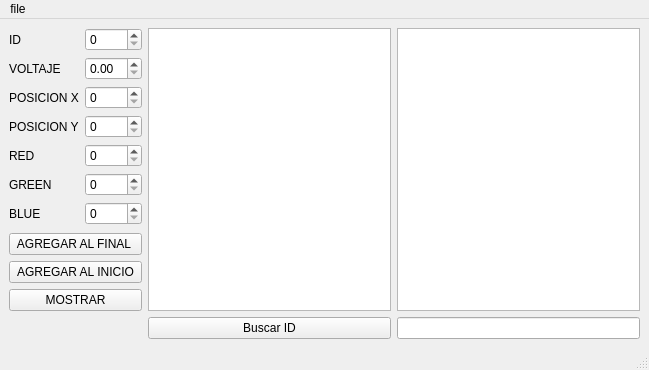
<?xml version="1.0" encoding="UTF-8"?>
<ui version="4.0">
 <class>MainWindow</class>
 <widget class="QMainWindow" name="MainWindow">
  <property name="geometry">
   <rect>
    <x>0</x>
    <y>0</y>
    <width>649</width>
    <height>370</height>
   </rect>
  </property>
  <property name="windowTitle">
   <string>MainWindow</string>
  </property>
  <widget class="QWidget" name="centralwidget">
   <layout class="QGridLayout" name="gridLayout">
    <item row="0" column="1">
     <widget class="QPlainTextEdit" name="seeBox"/>
    </item>
    <item row="0" column="0">
     <layout class="QVBoxLayout" name="verticalLayout_4">
      <item>
       <layout class="QFormLayout" name="formLayout">
        <item row="0" column="0">
         <layout class="QVBoxLayout" name="verticalLayout">
          <item>
           <widget class="QLabel" name="label">
            <property name="text">
             <string>ID</string>
            </property>
           </widget>
          </item>
          <item>
           <widget class="QLabel" name="label_2">
            <property name="text">
             <string>VOLTAJE</string>
            </property>
           </widget>
          </item>
          <item>
           <widget class="QLabel" name="label_3">
            <property name="text">
             <string>POSICION X</string>
            </property>
           </widget>
          </item>
          <item>
           <widget class="QLabel" name="label_4">
            <property name="text">
             <string>POSICION Y</string>
            </property>
           </widget>
          </item>
          <item>
           <widget class="QLabel" name="label_5">
            <property name="text">
             <string>RED</string>
            </property>
           </widget>
          </item>
          <item>
           <widget class="QLabel" name="label_6">
            <property name="text">
             <string>GREEN </string>
            </property>
           </widget>
          </item>
          <item>
           <widget class="QLabel" name="label_7">
            <property name="text">
             <string>BLUE</string>
            </property>
           </widget>
          </item>
         </layout>
        </item>
        <item row="0" column="1">
         <layout class="QVBoxLayout" name="verticalLayout_2">
          <item>
           <widget class="QSpinBox" name="id"/>
          </item>
          <item>
           <widget class="QDoubleSpinBox" name="volt"/>
          </item>
          <item>
           <widget class="QSpinBox" name="pos_x"/>
          </item>
          <item>
           <widget class="QSpinBox" name="pos_y"/>
          </item>
          <item>
           <widget class="QSpinBox" name="red"/>
          </item>
          <item>
           <widget class="QSpinBox" name="green"/>
          </item>
          <item>
           <widget class="QSpinBox" name="blue"/>
          </item>
         </layout>
        </item>
       </layout>
      </item>
      <item>
       <layout class="QVBoxLayout" name="verticalLayout_3">
        <item>
         <widget class="QPushButton" name="agregarFinal">
          <property name="text">
           <string>AGREGAR AL FINAL </string>
          </property>
         </widget>
        </item>
        <item>
         <widget class="QPushButton" name="agregarInicio">
          <property name="text">
           <string>AGREGAR AL INICIO</string>
          </property>
         </widget>
        </item>
        <item>
         <widget class="QPushButton" name="bmostrar">
          <property name="text">
           <string>MOSTRAR</string>
          </property>
         </widget>
        </item>
       </layout>
      </item>
     </layout>
    </item>
    <item row="0" column="2">
     <widget class="QTableWidget" name="tableWidget"/>
    </item>
    <item row="1" column="2">
     <widget class="QLineEdit" name="lineId"/>
    </item>
    <item row="1" column="1">
     <widget class="QPushButton" name="busId">
      <property name="text">
       <string>Buscar ID</string>
      </property>
     </widget>
    </item>
   </layout>
   <zorder>layoutWidget</zorder>
   <zorder>seeBox</zorder>
   <zorder>tableWidget</zorder>
   <zorder>lineId</zorder>
   <zorder>busId</zorder>
  </widget>
  <widget class="QMenuBar" name="menubar">
   <property name="geometry">
    <rect>
     <x>0</x>
     <y>0</y>
     <width>649</width>
     <height>21</height>
    </rect>
   </property>
   <widget class="QMenu" name="menufile">
    <property name="title">
     <string>file</string>
    </property>
    <addaction name="actionCargar"/>
    <addaction name="actionguardar"/>
   </widget>
   <addaction name="menufile"/>
  </widget>
  <widget class="QStatusBar" name="statusbar"/>
  <action name="actionCargar">
   <property name="text">
    <string>Cargar</string>
   </property>
  </action>
  <action name="actionguardar">
   <property name="text">
    <string>guardar</string>
   </property>
  </action>
 </widget>
 <resources/>
 <connections/>
</ui>
